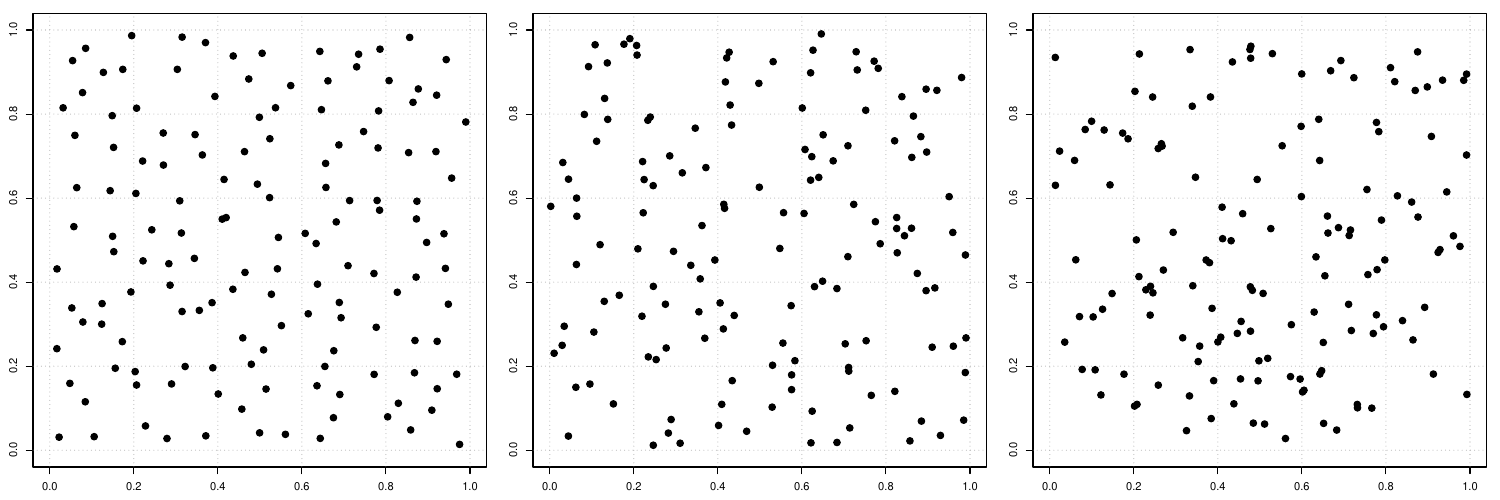

Generate this figure with R:

random_points <- function(n_points = 250, n_squares = 1) {
    set.seed(1)
	limits <- seq(0, 1, length.out = n_squares+1)
	n <- n_points / n_squares**2
	plot(NA, type = "n", xlim = range(limits), ylim = range(limits),
	     xlab = "", ylab = "")
	abline(h = seq(0, 1, 0.2), v = seq(0, 1, 0.2), lty = 3 , col = "darkgray")
	for (i in 2:length(limits)) for (j in 2:length(limits)) {
		x <- runif(n, min = limits[i-1], max = limits[i])
		y <- runif(n, min = limits[j-1], max = limits[j])
		points(x, y, pch = 20, cex = 2)
	}
}

pdf("random_points.pdf", width = 15, height = 5)
par(
    mar=c(2.5, 2.5, 1, 1),
    mfrow=c(1, 3),
    pty="s"
)
random_points(144, 12)
random_points(144, 6)
random_points(144, 1)
dev.off()

